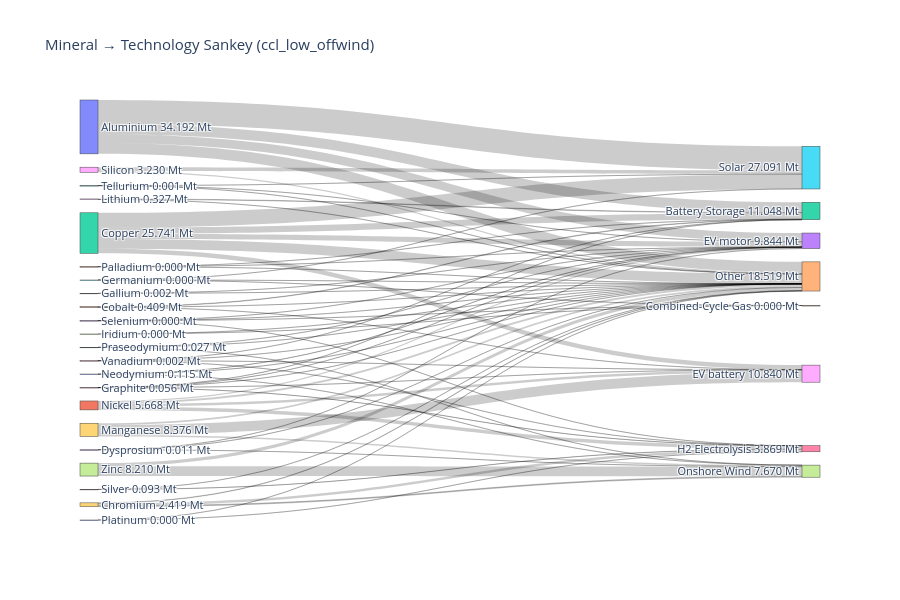

The notebook cell saved with this chart:
### Code cell
network_key = sample_low_offwind
df_merged, totals_Mt = compute_mineral_usage(network_key, n, all_minerals, "Scenario EV SiB", mineral_intensities, tech_scenarios)

# assuming `criticality` DataFrame xexists and includes
# "GeoPolRisk Characterization Factor [eq. Kg-Cu/Kg]" and a mineral name column
plot_mineral_to_tech_sankey(
    df_merged,
    all_minerals,
    tech_col=None,
    network_name=network_key,
    mode='mass',
    # criticality_df=criticality,
    criticality_min_col=None,   # or the actual mineral name column in your `criticality` DF
    criticality_score_col="GeoPolRisk Characterization Factor [eq. Kg-Cu/Kg]",
    fmt_decimals=3
)

### Figure 1 — Plotly figure (JSON) as saved in the notebook; plotly's stock layout.template omitted (floating-point values rounded to 4 significant figures)
{"data": [{"link": {"customdata": ["Aluminium → Battery Storage: 6.478 Mt", "Aluminium → EV motor: 5.590 Mt", "Aluminium → Other: 6.894 Mt", "Aluminium → Solar: 15.230 Mt", "Chromium → H2 Electrolysis: 1.619 Mt", "Chromium → Onshore Wind: 0.549 Mt", "Chromium → Other: 0.251 Mt", "Cobalt → Battery Storage: 0.308 Mt", "Cobalt → EV battery: 0.087 Mt", "Cobalt → Other: 0.014 Mt", "Copper → Battery Storage: 3.925 Mt", "Copper → EV battery: 2.851 Mt", "Copper → EV motor: 3.308 Mt", "Copper → Other: 6.266 Mt", "Copper → Solar: 9.392 Mt", "Dysprosium → EV motor: 0.005 Mt", "Dysprosium → Onshore Wind: 0.006 Mt", "Dysprosium → Other: 0.000 Mt", "Gallium → EV motor: 0.002 Mt", "Gallium → Other: 0.000 Mt", "Germanium → Combined-Cycle Gas: 0.000 Mt", "Germanium → Other: 0.000 Mt", "Germanium → Solar: 0.000 Mt", "Graphite → Battery Storage: 0.012 Mt", "Graphite → EV battery: 0.006 Mt", "Graphite → EV motor: 0.009 Mt", "Graphite → H2 Electrolysis: 0.028 Mt", "Graphite → Other: 0.001 Mt", "Iridium → Combined-Cycle Gas: 0.000 Mt", "Iridium → Other: 0.000 Mt", "Lithium → Battery Storage: 0.326 Mt", "Lithium → Other: 0.001 Mt", "Manganese → EV battery: 6.383 Mt", "Manganese → Onshore Wind: 0.879 Mt", "Manganese → Other: 1.114 Mt", "Neodymium → EV motor: 0.059 Mt", "Neodymium → Onshore Wind: 0.054 Mt", "Neodymium → Other: 0.002 Mt", "Nickel → EV battery: 1.512 Mt", "Nickel → EV motor: 0.853 Mt", "Nickel → H2 Electrolysis: 2.135 Mt", "Nickel → Other: 1.168 Mt", "Palladium → Battery Storage: 0.000 Mt", "Palladium → EV motor: 0.000 Mt", "Palladium → Other: 0.000 Mt", "Platinum → H2 Electrolysis: 0.000 Mt", "Platinum → Other: 0.000 Mt", "Praseodymium → EV motor: 0.018 Mt", "Praseodymium → Onshore Wind: 0.009 Mt", "Praseodymium → Other: 0.001 Mt", "Selenium → Combined-Cycle Gas: 0.000 Mt", "Selenium → EV motor: 0.000 Mt", "Selenium → H2 Electrolysis: 0.000 Mt", "Selenium → Other: 0.000 Mt", "Silicon → Other: 0.762 Mt", "Silicon → Solar: 2.468 Mt", "Silver → H2 Electrolysis: 0.086 Mt", "Silver → Other: 0.008 Mt", "Tellurium → EV motor: 0.000 Mt", "Tellurium → Other: 0.000 Mt", "Tellurium → Solar: 0.001 Mt", "Vanadium → Battery Storage: 0.001 Mt", "Vanadium → EV battery: 0.001 Mt", "Vanadium → H2 Electrolysis: 0.000 Mt", "Vanadium → Other: 0.000 Mt", "Zinc → Onshore Wind: 6.173 Mt", "Zinc → Other: 2.037 Mt"], "hovertemplate": "%{customdata}<extra></extra>", "source": [0, 0, 0, 0, 19, 19, 19, 1, 1, 1, 2, 2, 2, 2, 2, 3, 3, 3, 4, 4, 5, 5, 5, 6, 6, 6, 6, 6, 7, 7, 8, 8, 9, 9, 9, 10, 10, 10, 11, 11, 11, 11, 21, 21, 21, 20, 20, 12, 12, 12, 13, 13, 13, 13, 18, 18, 14, 14, 15, 15, 15, 16, 16, 16, 16, 17, 17], "target": [22, 23, 24, 25, 26, 27, 24, 22, 28, 24, 22, 28, 23, 24, 25, 23, 27, 24, 23, 24, 29, 24, 25, 22, 28, 23, 26, 24, 29, 24, 22, 24, 28, 27, 24, 23, 27, 24, 28, 23, 26, 24, 22, 23, 24, 26, 24, 23, 27, 24, 29, 23, 26, 24, 24, 25, 26, 24, 23, 24, 25, 22, 28, 26, 24, 27, 24], "value": [6.478, 5.59, 6.894, 15.23, 1.619, 0.5491, 0.2508, 0.3079, 0.08749, 0.01364, 3.925, 2.851, 3.308, 6.266, 9.392, 0.004809, 0.006061, 1.771e-05, 0.001722, 0.0002026, 5.998e-05, 1.047e-05, 7.794e-05, 0.01152, 0.00594, 0.008828, 0.02832, 0.0009189, 4.32e-06, 2.362e-08, 0.3256, 0.001444, 6.383, 0.8793, 1.114, 0.05923, 0.05426, 0.001858, 1.512, 0.853, 2.135, 1.168, 3.397e-05, 4.825e-06, 5.937e-06, 0.0004542, 6.682e-06, 0.01803, 0.008586, 0.0005405, 9.315e-05, 7.662e-05, 4.267e-05, 3.46e-05, 0.7622, 2.468, 0.08572, 0.007768, 0.0004638, 9.134e-05, 0.0006859, 0.000672, 0.0009842, 0.0002186, 0.0001733, 6.173, 2.037]}, "node": {"customdata": [34.19, 0.409, 25.74, 0.01089, 0.001924, 0.0001484, 0.05552, 4.343e-06, 0.327, 8.376, 0.1153, 5.668, 0.02715, 0.000247, 0.09349, 0.001241, 0.002048, 8.21, 3.23, 2.419, 0.0004609, 4.473e-05, 11.05, 9.844, 18.52, 27.09, 3.869, 7.67, 10.84, 0.0001575], "hovertemplate": "%{label}<br>Total: %{customdata:.3f}<extra></extra>", "label": ["Aluminium\n34.192 Mt", "Cobalt\n0.409 Mt", "Copper\n25.741 Mt", "Dysprosium\n0.011 Mt", "Gallium\n0.002 Mt", "Germanium\n0.000 Mt", "Graphite\n0.056 Mt", "Iridium\n0.000 Mt", "Lithium\n0.327 Mt", "Manganese\n8.376 Mt", "Neodymium\n0.115 Mt", "Nickel\n5.668 Mt", "Praseodymium\n0.027 Mt", "Selenium\n0.000 Mt", "Silver\n0.093 Mt", "Tellurium\n0.001 Mt", "Vanadium\n0.002 Mt", "Zinc\n8.210 Mt", "Silicon\n3.230 Mt", "Chromium\n2.419 Mt", "Platinum\n0.000 Mt", "Palladium\n0.000 Mt", "Battery Storage\n11.048 Mt", "EV motor\n9.844 Mt", "Other\n18.519 Mt", "Solar\n27.091 Mt", "H2 Electrolysis\n3.869 Mt", "Onshore Wind\n7.670 Mt", "EV battery\n10.840 Mt", "Combined-Cycle Gas\n0.000 Mt"], "pad": 15, "thickness": 18}, "type": "sankey"}], "layout": {"font": {"size": 11}, "height": 600, "title": {"text": "Mineral → Technology Sankey (ccl_low_offwind)"}, "width": 900}}
